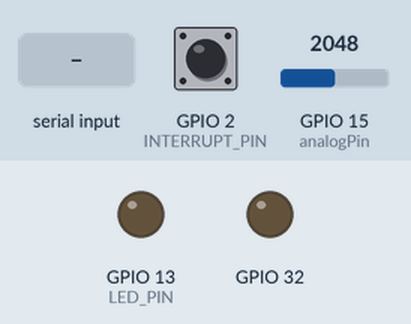
Bench run of a sketch on a simulated ESP32. Shown: output pins drawn as LEDs (lit = HIGH). Inputs (shaded band) come from the test bench; at power-on: GPIO 2 (INTERRUPT_PIN) LOW, GPIO 15 (analogPin) = 2048. The sensor or clock chip raises its interrupt line as the real part does; nothing arrives over Bluetooth unless stated; what the sketch prints to the serial monitor is not drawn.

Above: at 1.7 s.
1.8 s: "1\n" received over the second serial link
At 3.0 s:
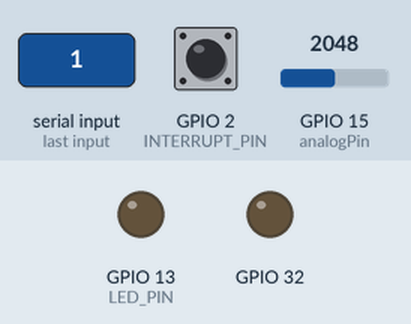
3.3 s: "2\n" received over the second serial link
At 4.2 s:
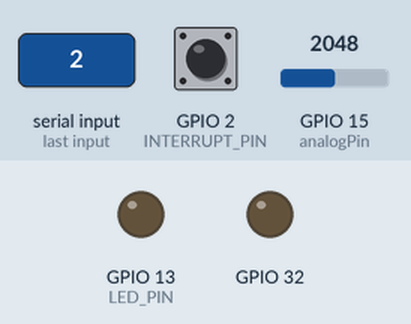
Timing chart, 0 to 6.3 s (numbered marks = the images above; inputs shaded):
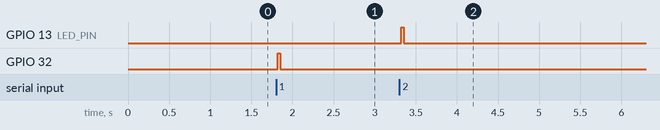

The sketch:

MOD_2_Teapot_Demo_and_bytes.ino
```cpp
/*      -----This is for Module 2 (Spine)-------
 *  MAC ADDR for MOD 2: 84:CC:A8:12:30:5C
 *
 *
 *
 * Note: Make sure you install the I2C and MPU6050 libraries from this repository
 *
 *
 *
 */


#include "I2Cdev.h"
#include <esp_now.h>
#include <WiFi.h>
#include "BluetoothSerial.h"
#include "MPU6050_6Axis_MotionApps_V6_12.h"

#if !defined(CONFIG_BT_ENABLED) || !defined(CONFIG_BLUEDROID_ENABLED)
#error Bluetooth is not enabled! Please run `make menuconfig` to and enable it
#endif
int analogPin = A13;


#if I2CDEV_IMPLEMENTATION == I2CDEV_ARDUINO_WIRE
#include "Wire.h"
#endif
uint8_t broadcastAddress[] = {0x7C, 0x9E, 0xBD, 0xD3, 0x02, 0xC4};

typedef struct struct_message {
   uint8_t teapotPacket[8];
   float BATT;
} struct_message;

typedef struct struct_Message {

   char control;

} struct_Message;


// Create a struct_message called myData
struct_message myData;

struct_Message sendData;

uint8_t Combined[19];
char val;
char batt;
char BATT;
// callback function that will be executed when data is received
void OnDataRecv(const uint8_t * mac, const uint8_t *incomingData, int len) {
  memcpy(&myData, incomingData, sizeof(myData));

}
MPU6050 mpu;
#define OUTPUT_TEAPOT

#define INTERRUPT_PIN 2
#define LED_PIN 13
bool blinkState = false;

// MPU control/status vars
bool dmpReady = false;  // set true if DMP init was successful
uint8_t mpuIntStatus;   // holds actual interrupt status byte from MPU
uint8_t devStatus;      // return status after each device operation (0 = success, !0 = error)
uint16_t packetSize;    // expected DMP packet size (default is 42 bytes)
uint16_t fifoCount;     // count of all bytes currently in FIFO
uint8_t fifoBuffer[64]; // FIFO storage buffer

// orientation/motion vars
Quaternion q;           // [w, x, y, z]         quaternion container
VectorInt16 aa;         // [x, y, z]            accel sensor measurements
VectorInt16 gy;         // [x, y, z]            gyro sensor measurements
VectorInt16 aaReal;     // [x, y, z]            gravity-free accel sensor measurements
VectorInt16 aaWorld;    // [x, y, z]            world-frame accel sensor measurements
VectorFloat gravity;    // [x, y, z]            gravity vector
float euler[3];         // [psi, theta, phi]    Euler angle container
float ypr[3];           // [yaw, pitch, roll]   yaw/pitch/roll container and gravity vector

// packet structure for InvenSense teapot demo
uint8_t teapotPacket[14] = { '$', 0x02, 0, 0, 0, 0, 0, 0, 0, 0, 0x00, 0x00, '\r', '\n' };


// ================================================================
// ===               INTERRUPT DETECTION ROUTINE                ===
// ================================================================

volatile bool mpuInterrupt = false;     // indicates whether MPU interrupt pin has gone high
void dmpDataReady() {
  mpuInterrupt = true;
}

BluetoothSerial ESP_BT; //Initalized BT that will be connect the whole system to a Bluetooth serial monitor.
void setup() {
  //----------------WIFI and BT initalizng stuff--------------------------------
  pinMode(32, OUTPUT);
Serial.begin(57600);
   // Set device as a Wi-Fi Station
  WiFi.mode(WIFI_STA);

  // Init ESP-NOW
  if (esp_now_init() != ESP_OK) {
    return;
  }

  esp_now_register_recv_cb(OnDataRecv);

    // Register peer
  esp_now_peer_info_t peerInfo;
  memcpy(peerInfo.peer_addr, broadcastAddress, 6);
  peerInfo.channel = 0;
  peerInfo.encrypt = false;

  // Add peer
  if (esp_now_add_peer(&peerInfo) != ESP_OK){
    return;
  }
ESP_BT.begin("PRJECT_WEARABLE");  //sets the name of the BT device

  // join I2C bus (I2Cdev library doesn't do this automatically)
#if I2CDEV_IMPLEMENTATION == I2CDEV_ARDUINO_WIRE
  Wire.begin();
  Wire.setClock(400000); // 400kHz I2C clock. Comment this line if having compilation difficulties
#elif I2CDEV_IMPLEMENTATION == I2CDEV_BUILTIN_FASTWIRE
  Fastwire::setup(400, true);
#endif


  Serial.begin(115200);


  // initialize device
  Serial.println(F("Initializing I2C devices..."));
  mpu.initialize();
  pinMode(INTERRUPT_PIN, INPUT);

  // verify connection
  Serial.println(F("Testing device connections..."));
  Serial.println(mpu.testConnection() ? F("MPU6050 connection successful") : F("MPU6050 connection failed"));

  // load and configure the DMP
  Serial.println(F("Initializing DMP..."));
  devStatus = mpu.dmpInitialize();

  // supply your own gyro offsets here, scaled for min sensitivity Note: The calibration code is included with MPU library examples
  mpu.setXGyroOffset(51);
  mpu.setYGyroOffset(8);
  mpu.setZGyroOffset(21);
  mpu.setXAccelOffset(1150);
  mpu.setYAccelOffset(-50);
  mpu.setZAccelOffset(1060);
  // make sure it worked (returns 0 if so)
  if (devStatus == 0) {
    // Calibration Time: generate offsets and calibrate our MPU6050
    mpu.CalibrateAccel(6);
    mpu.CalibrateGyro(6);
    Serial.println();
    mpu.PrintActiveOffsets();
    // turn on the DMP, now that it's ready
    Serial.println(F("Enabling DMP..."));
    mpu.setDMPEnabled(true);

    // enable Arduino interrupt detection
    Serial.print(F("Enabling interrupt detection (Arduino external interrupt "));
    Serial.print(digitalPinToInterrupt(INTERRUPT_PIN));
    Serial.println(F(")..."));
    attachInterrupt(digitalPinToInterrupt(INTERRUPT_PIN), dmpDataReady, RISING);
    mpuIntStatus = mpu.getIntStatus();

    // set our DMP Ready flag so the main loop() function knows it's okay to use it
    Serial.println(F("DMP ready! Waiting for first interrupt..."));
    dmpReady = true;

    // get expected DMP packet size for later comparison
    packetSize = mpu.dmpGetFIFOPacketSize();
  } else {
    Serial.print(F("DMP Initialization failed (code "));
    Serial.print(devStatus);
    Serial.println(F(")"));
  }

  // configure LED for output
  pinMode(LED_PIN, OUTPUT);


}
void loop() {

      //battery stuff
      //batt= ((( 3.30f * float(analogRead(analogPin)) / 2047.0f))*100);  // LiPo battery

//Module 2
if (analogRead(analogPin) > 2397){
 batt = 'a';
}
if ((analogRead(analogPin) < 2397) && (analogRead(analogPin) > 2350) ){
 batt = 'b';
}
if ((analogRead(analogPin) < 2350) && (analogRead(analogPin) > 2300) ){
 batt = 'c';
}
if ((analogRead(analogPin) < 2300) && (analogRead(analogPin) > 2250) ){
 batt = 'd';
}
if ((analogRead(analogPin) < 2250) && (analogRead(analogPin) > 2200) ){
 batt = 'e';
}
if ((analogRead(analogPin) < 2200) && (analogRead(analogPin) > 2150) ){
 batt = 'f';
}
if ((analogRead(analogPin) < 2150) && (analogRead(analogPin) > 2100) ){
 batt = 'g';
}
if ((analogRead(analogPin) < 2100) && (analogRead(analogPin) > 2000) ){
 batt = 'h';
}
if ((analogRead(analogPin) < 2000) && (analogRead(analogPin) > 1950) ){
 batt = 'i';
}
if ((analogRead(analogPin) < 1950) && (analogRead(analogPin) > 1900) ){
 batt = 'j';
}
if (analogRead(analogPin) < 1900){
 batt = 'k';
}

//Module 1
if ((myData.BATT) > 2397){
 BATT = 'a';
}
if (((myData.BATT) < 2397) && ((myData.BATT) > 2350) ){
 BATT = 'b';
}
if (((myData.BATT) < 2350) && ((myData.BATT) > 2300) ){
 BATT = 'c';
}
if (((myData.BATT) < 2300) && ((myData.BATT) > 2250) ){
 BATT = 'd';
}
if (((myData.BATT) < 2250) && ((myData.BATT) > 2200) ){
 BATT = 'e';
}
if (((myData.BATT) < 2200) && ((myData.BATT) > 2150) ){
 BATT = 'f';
}
if (((myData.BATT) < 2150) && ((myData.BATT) > 2100) ){
 BATT = 'g';
}
if (((myData.BATT) < 2100) && ((myData.BATT) > 2000) ){
 BATT = 'h';
}
if (((myData.BATT) < 2000) && ((myData.BATT) > 1950) ){
 BATT = 'i';
}
if (((myData.BATT) < 1950) && ((myData.BATT) > 1900) ){
 BATT = 'j';
}
if ((myData.BATT) < 1900){
  BATT = 'k';
}

Serial.println(myData.BATT);


  if (mpu.dmpGetCurrentFIFOPacket(fifoBuffer)) { // Get the Latest packet


    #ifdef OUTPUT_TEAPOT
    // display quaternion values in InvenSense Teapot demo format:
    teapotPacket[2] = fifoBuffer[0];
    teapotPacket[3] = fifoBuffer[1];
    teapotPacket[4] = fifoBuffer[4];
    teapotPacket[5] = fifoBuffer[5];
    teapotPacket[6] = fifoBuffer[8];
    teapotPacket[7] = fifoBuffer[9];
    teapotPacket[8] = fifoBuffer[12];
    teapotPacket[9] = fifoBuffer[13];


#endif
 //This is where MOD1's data is set to an array that will be sent to BT. Anything with "myData." means that it comes from
 // ESP-NOW and it will be from MOD 1.
 Combined[9] = myData.teapotPacket[0];
 Combined[10] = myData.teapotPacket[1];
 Combined[11] = myData.teapotPacket[2];
 Combined[12] = myData.teapotPacket[3];
 Combined[13] = myData.teapotPacket[4];
 Combined[14] = myData.teapotPacket[5];
 Combined[15] = myData.teapotPacket[6];
 Combined[16] = myData.teapotPacket[7];

 //This is where MOD2's motion data will be put into the byte array that gets broadcasted over BT.

 Combined[0] = teapotPacket[0];
 //Combined[1] = teapotPacket[1];
 Combined[1] = teapotPacket[2];
 Combined[2] = teapotPacket[3];
 Combined[3] = teapotPacket[4];
 Combined[4] = teapotPacket[5];
 Combined[5] = teapotPacket[6];
 Combined[6] = teapotPacket[7];
 Combined[7] = teapotPacket[8];
 Combined[8] = teapotPacket[9];


 //BATT will be the battery percentage from MOD 1 and batt will be the battery percentage for MOD 2
 Combined[17] = batt;
 Combined[18] = BATT;


  }


//This is where MOD 2 sends the byte array of both modules over BT
ESP_BT.write(Combined, 19); //write to bluetooth serial   -----------------

//Uncomment this if you want to bypass the BT and just sent all the data over USB serial
//Serial.write(Combined, 19);//write to usb serial from module 2


val = ESP_BT.read(); //Reads data that is sent from processing and sets it as a variable.
sendData.control = val;

if (val=='1'){

  digitalWrite(32, HIGH);
}
else{
  digitalWrite(32, LOW);
}

if (val=='2'){

  digitalWrite(13, HIGH);
}
else{
  digitalWrite(13, LOW);
}
//The line below is what sends the ESP-NOW data to Mod 1, this is what allows module 2 to send data to module 1
//for actions like turnng on the buzzer or the builtin LED
esp_err_t result = esp_now_send(broadcastAddress, (uint8_t *) &sendData, sizeof(sendData));
  delay(25);
}
```

Measured:
- after the input at 1.8 s, GPIO 32: LOW → HIGH at once, → LOW 0.03 s later
- after the input at 3.3 s, GPIO 13 (LED_PIN): LOW → HIGH at once, → LOW 0.03 s later
